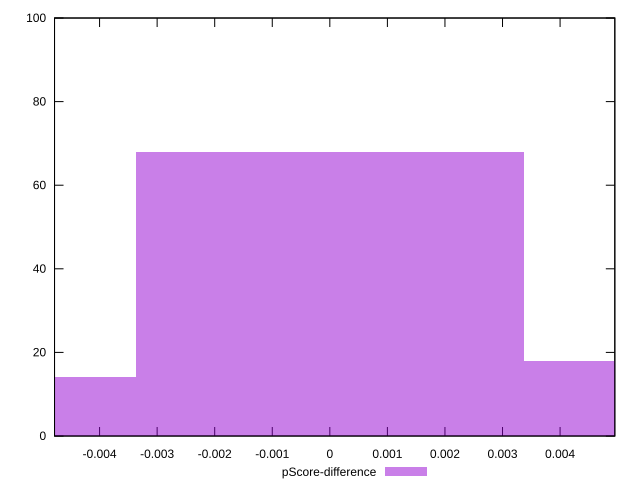

The gnuplot source for this figure:
reset

$pScoreDifference <<EOF
0 68
0.0067329507374163195 18
-0.0067329507374163195 14
EOF

set key outside below
set boxwidth 0.0067329507374163195
set xrange [-0.004782459425002106:0.0049509698147653936]
set yrange [0:100]
set trange [0:100]
set style fill transparent solid 0.5 noborder
set terminal svg size 640, 490 enhanced background rgb 'white'
set output "report_00013_2021-02-09T12-04-24.940Z/bootup-time/samples/pages/pScore-difference/histogram.svg"

plot $pScoreDifference title "pScore-difference" with boxes

reset
